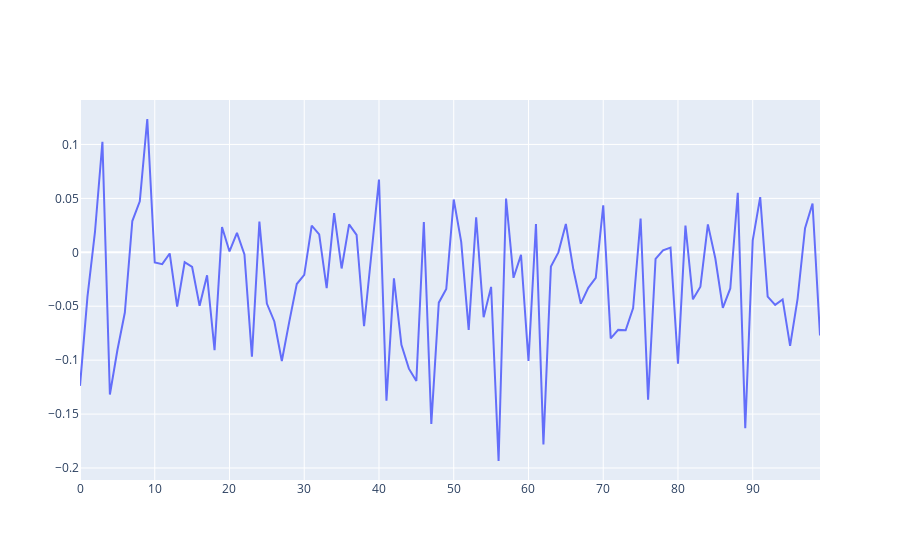

The code cell stored with this chart in its notebook:
### Code cell
import timeit
def foo(count):
    while True:
        if count ==0:
            break
        count =-1

def boo(count):
    while True:
        if not count:
            break
        count -=1

import plotly.graph_objects as go
RUN_TIME = 100
res = torch.empty(RUN_TIME)
for i in range(RUN_TIME):
    res[i] = timeit.timeit("boo(10^10)", globals=globals()) - timeit.timeit(
        "foo(10^10)", globals=globals()
    )
fig  = go.Figure()
fig.add_trace(go.Scatter(x=list(range(RUN_TIME)),y=res))
print(res.mean())
fig.show()
